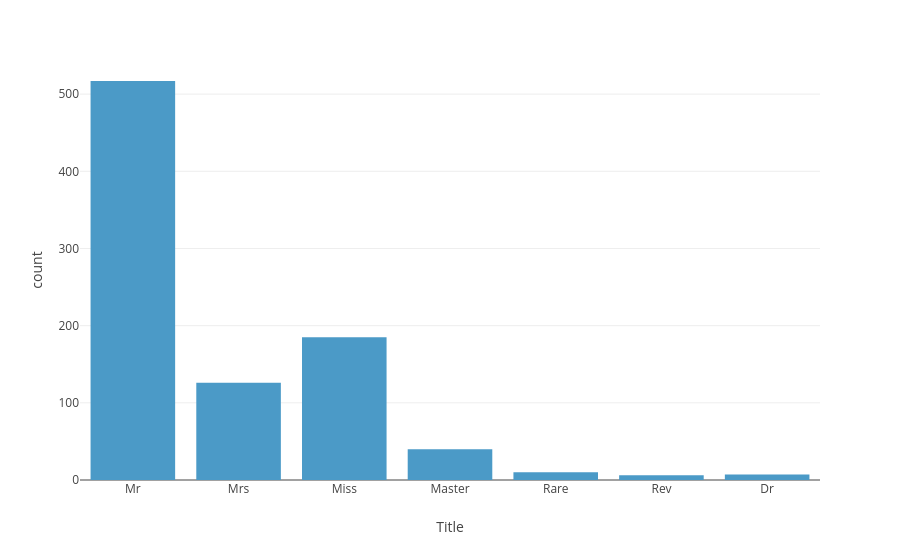

The cell this chart's notebook holds for it:
### Code cell
# Grouping all non_common titles together into a a "Rare" modality
rare_titles = ['Don', 'Mme', 'Ms', 'Major', 'Lady', 'Sir', 'Mlle', 'Col', 'Capt', 'the Countess', 'Jonkheer']
data['Title'] = data['Title'].replace(rare_titles, 'Rare')

px.histogram(data, 'Title')

### Figure 1 — Plotly figure (JSON) as saved in the notebook; plotly's stock layout.template omitted (floating-point values rounded to 4 significant figures; data arrays with more than 128 entries replaced by an {"elided": "..."} marker saying what was removed)
{"data": [{"bingroup": "x", "hovertemplate": "Title=%{x}<br>count=%{y}<extra></extra>", "legendgroup": "", "marker": {"color": "#4B9AC7", "pattern": {"shape": ""}}, "name": "", "orientation": "v", "showlegend": false, "type": "histogram", "x": {"elided": "891 str values"}, "xaxis": "x", "yaxis": "y"}], "layout": {"barmode": "relative", "legend": {"tracegroupgap": 0}, "margin": {"t": 60}, "xaxis": {"anchor": "y", "domain": [0, 1], "title": {"text": "Title"}}, "yaxis": {"anchor": "x", "domain": [0, 1], "title": {"text": "count"}}}}
